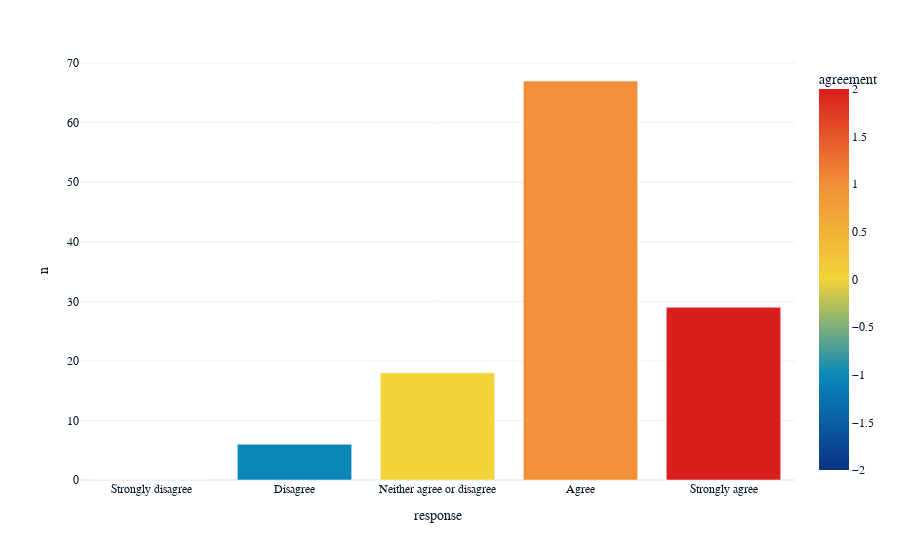

The notebook cell this image was saved under:
### Markdown cell above
### Instructions

Draw a bar plot of the response counts for your new question.

- Copy and paste your previous plotting code.
- Change the dataset to your new DataFrame of counts.

### Code cell
# Visualize the responses from your new categorical question
px.bar(q5_1_counts, x = 'response',y = 'n', color = "agreement", 
color_continuous_scale = px.colors.diverging.Portland

)

### Figure 1 — Plotly figure (JSON) as saved in the notebook; plotly's stock layout.template omitted (floating-point values rounded to 4 significant figures)
{"data": [{"alignmentgroup": "True", "hovertemplate": "response=%{x}<br>n=%{y}<br>agreement=%{marker.color}<extra></extra>", "legendgroup": "", "marker": {"color": [-2, -1, 0, 1, 2], "coloraxis": "coloraxis", "pattern": {"shape": ""}}, "name": "", "offsetgroup": "", "orientation": "v", "showlegend": false, "textposition": "auto", "type": "bar", "x": ["Strongly disagree", "Disagree", "Neither agree or disagree", "Agree", "Strongly agree"], "xaxis": "x", "y": [0, 6, 18, 67, 29], "yaxis": "y"}], "layout": {"barmode": "relative", "coloraxis": {"colorbar": {"title": {"text": "agreement"}}, "colorscale": [[0, "rgb(12,51,131)"], [0.25, "rgb(10,136,186)"], [0.5, "rgb(242,211,56)"], [0.75, "rgb(242,143,56)"], [1, "rgb(217,30,30)"]]}, "legend": {"tracegroupgap": 0}, "margin": {"t": 60}, "xaxis": {"anchor": "y", "domain": [0, 1], "title": {"text": "response"}}, "yaxis": {"anchor": "x", "domain": [0, 1], "title": {"text": "n"}}}}
